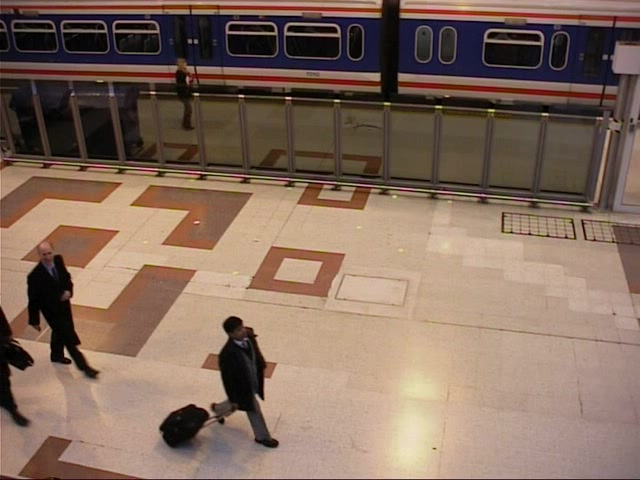
%> input picture Code/MotionComparison/Video/videosurveillance/frame0280.jpg, 640 x 480 px, given in place of frame0250.jpg, which was not available
$ octave MotionAlgoComparison.m   (GNU Octave 9; MATLAB toolbox functions it lacks are replaced by stand-ins)
%> lines starting %> are read from the running program, lines starting %| are printed output that depends on the picture; pictures that were not available may be replaced by others from this repository, and a replacement may not be noted
%% General topic
addpath ("..\Video\");
addpath("..\Video\sflowg\")
addpath("..\Video\sphere\")

N = 5;
%% Surveillance Video

FIRST_IDX = 250; %index of first image
LAST_IDX = 320; % index of last image
filename = sprintf('videosurveillance/frame%4.4d.jpg', FIRST_IDX);
B = double(rgb2gray(imread(filename)));
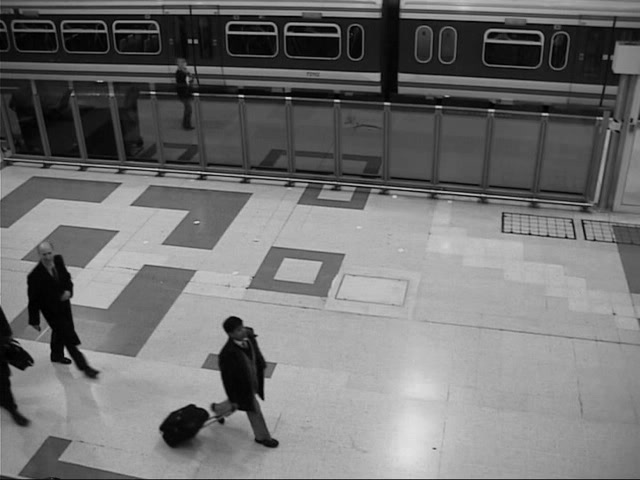
%> B: size 480x640 double; min 0, max 227, mean 114.3
% Generating the background for the change Detection algorithm
for t = FIRST_IDX+1 : FIRST_IDX + N-1
    filename = sprintf('videosurveillance/frame%4.4d.jpg', t);
    B = B + double(rgb2gray(imread(filename)));
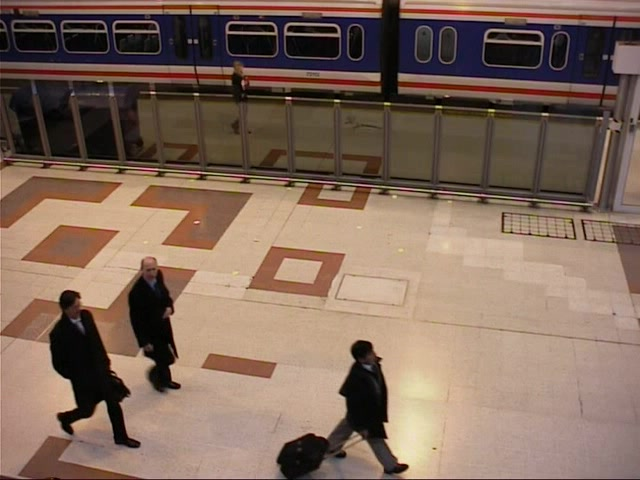
%> input picture Code/MotionComparison/Video/videosurveillance/frame0302.jpg, 640 x 480 px, given in place of frame0251.jpg, which was not available
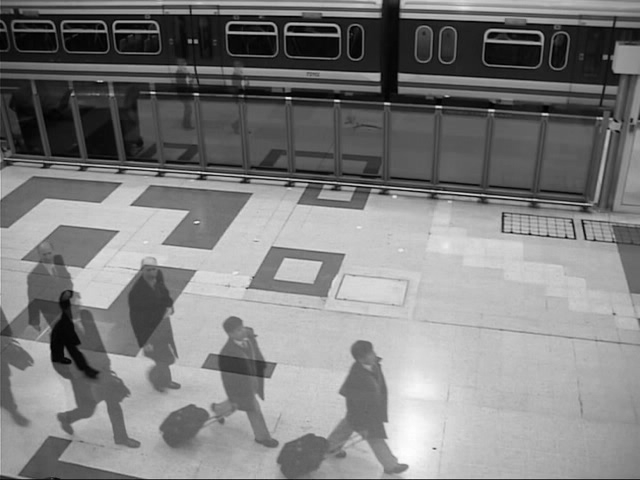
%> B: size 480x640 double; min 0, max 453, mean 226; drawn with min black and max white
%> (the run ends here)
